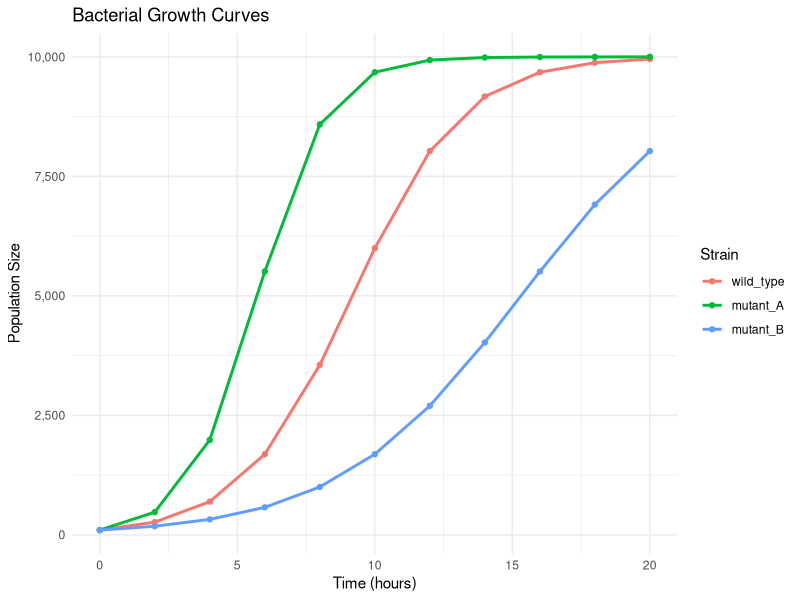

This figure's R source:
## ---- chunk 1
#| label: setup
#| include: false
library(tidyverse)
library(data.table)
theme_set(theme_minimal())
## ---- chunk 2
#| label: gc-content-basic

gc_content = function(sequence) {
  # Convert to uppercase for consistency
  seq_upper = toupper(sequence)

  # Count G and C bases
  gc_count = str_count(seq_upper, "[GC]")

  # Calculate total length (excluding any non-ATGC characters)
  total_bases = str_count(seq_upper, "[ATGC]")

  # Return GC proportion
  gc_count / total_bases
}
## ---- chunk 3
#| label: gc-test

gc_content("ATGCGATCGATCG")
gc_content("atgcGATCgatcg")  # Works with mixed case
gc_content("AAAAAATTTTTT")   # Low GC content
gc_content("GGGGGGCCCCCC")   # High GC content
## ---- chunk 4
#| label: gc-content-explicit

gc_content = function(sequence) {
  seq_upper = toupper(sequence)
  gc_count = str_count(seq_upper, "[GC]")
  total_bases = str_count(seq_upper, "[ATGC]")
  gc_proportion = gc_count / total_bases

  return(gc_proportion)  # Explicit return
}
## ---- chunk 5
#| label: gc-content-detailed

gc_content_detailed = function(sequence) {
  seq_upper = toupper(sequence)

  # Count each base
  a_count = str_count(seq_upper, "A")
  t_count = str_count(seq_upper, "T")
  g_count = str_count(seq_upper, "G")
  c_count = str_count(seq_upper, "C")

  total = a_count + t_count + g_count + c_count
  gc_prop = (g_count + c_count) / total

  # Return as a data frame
  result = tibble(
    sequence = sequence,
    length = total,
    A = a_count,
    T = t_count,
    G = g_count,
    C = c_count,
    gc_content = round(gc_prop, 4)
  )

  return(result)
}

gc_content_detailed("ATGCGATCGATCGATCG")
## ---- chunk 6
#| label: gc-with-defaults

gc_content = function(sequence, digits = 4) {
  seq_upper = toupper(sequence)
  gc_count = str_count(seq_upper, "[GC]")
  total_bases = str_count(seq_upper, "[ATGC]")
  gc_proportion = gc_count / total_bases

  return(round(gc_proportion, digits))
}

gc_content("ATGCGATCGATCG")       # Uses default 4 digits
gc_content("ATGCGATCGATCG", 2)    # Override to 2 digits
## ---- chunk 7
#| label: scoping-demo

test_function = function(x) {
  internal_var = x * 2  # This stays inside the function
  return(internal_var)
}

result = test_function(5)
result

# Try to access internal_var - it doesn't exist in the global environment
# internal_var  # Would produce an error
## ---- chunk 8
#| label: enzyme-kinetics

# Calculate enzyme velocity using Michaelis-Menten kinetics
enzyme_velocity = function(substrate, vmax, km, inhibitor = NULL, ki = NULL) {

  if (is.null(inhibitor)) {
    # No inhibitor: standard Michaelis-Menten
    velocity = (vmax * substrate) / (km + substrate)
  } else {
    # Competitive inhibition
    if (is.null(ki)) {
      stop("If inhibitor concentration is provided, ki must also be specified")
    }
    apparent_km = km * (1 + inhibitor / ki)
    velocity = (vmax * substrate) / (apparent_km + substrate)
  }

  return(velocity)
}

# Test without inhibitor
enzyme_velocity(substrate = 10, vmax = 100, km = 5)

# Test with inhibitor
enzyme_velocity(substrate = 10, vmax = 100, km = 5, inhibitor = 2, ki = 3)
## ---- chunk 9
#| label: classify-expression

# Classify gene expression fold changes
classify_expression = function(fold_change) {
  category = case_when(
    fold_change >= 2 ~ "strongly_upregulated",
    fold_change >= 1.5 ~ "upregulated",
    fold_change <= 0.5 ~ "strongly_downregulated",
    fold_change <= 0.67 ~ "downregulated",
    TRUE ~ "unchanged"
  )
  return(category)
}

# Test with a vector of fold changes
fold_changes = c(0.3, 0.6, 1.0, 1.6, 2.5)
classify_expression(fold_changes)
## ---- chunk 10
#| label: classify-expression-dt

classify_expression_dt = function(fold_change) {
  fcase(
    fold_change >= 2, "strongly_upregulated",
    fold_change >= 1.5, "upregulated",
    fold_change <= 0.5, "strongly_downregulated",
    fold_change <= 0.67, "downregulated",
    default = "unchanged"
  )
}

classify_expression_dt(fold_changes)
## ---- chunk 11
#| label: for-loop-example

# Calculate GC content for multiple sequences
sequences = c("ATGCGATCG", "GGGGCCCC", "AAAATTTT", "ATATATAT")

# Using a for loop
gc_results = NULL
for (i in 1:length(sequences)) {
  gc_results[i] = gc_content(sequences[i])
}
gc_results
## ---- chunk 12
#| label: lapply-example

# Much cleaner!
gc_results = lapply(sequences, gc_content)
gc_results
## ---- chunk 13
#| label: sapply-example

gc_results = sapply(sequences, gc_content)
gc_results
## ---- chunk 14
#| label: lapply-bind

lapply(sequences, gc_content_detailed) %>%
  bind_rows()
## ---- chunk 15
#| label: purrr-example

# map() returns a list (like lapply)
map(sequences, gc_content)

# map_dbl() returns a numeric vector
map_dbl(sequences, gc_content)

# map_df() returns a data frame
map_df(sequences, gc_content_detailed)
## ---- chunk 16
#| label: named-function

# Define a function for processing protein sequences
analyze_protein = function(sequence) {
  seq_upper = toupper(sequence)
  length = nchar(seq_upper)

  # Count hydrophobic residues (simplified)
  hydrophobic = str_count(seq_upper, "[AILMFVPW]")

  # Count charged residues
  charged = str_count(seq_upper, "[DEKRH]")

  tibble(
    sequence = sequence,
    length = length,
    hydrophobic_pct = round(hydrophobic / length * 100, 1),
    charged_pct = round(charged / length * 100, 1)
  )
}

# Some sample protein sequences
proteins = c(
  "MKTAYIAKQRQISFVKSHFSRQLEERLGLIEVQAPILSRVGDGTQDNLSGAEKAVQVKVKALPDAQFEVVHSLAKWKRQQIAAALEHHHHHH",
  "MVLSPADKTNVKAAWGKVGAHAGEYGAEALERMFLSFPTTKTYFPHFDLSH",
  "GLSDGEWQQVLNVWGKVEADIAGHGQEVLIRLFTGHPETLEKFDKFKHLKTEAEMKASEDLKKHGTVVLTALGGILKKKGHHEAELKPLAQSHATKHKIPIKYLEFISDAIIHVLHSKHPGDFGADAQGAMTKALELFRNDIAAKYKELGFQG"
)

# Apply to all proteins
map_df(proteins, analyze_protein)
## ---- chunk 17
#| label: pmap-example

# Simulate growth curves with different parameters
simulate_growth = function(time, k, n0, carrying_capacity) {
  # Logistic growth model
  n = carrying_capacity / (1 + ((carrying_capacity - n0) / n0) * exp(-k * time))

  tibble(
    time = time,
    k = k,
    n0 = n0,
    K = carrying_capacity,
    population = round(n, 0)
  )
}

# Parameters for different bacterial strains
params = tibble(
  k = c(0.5, 0.8, 0.3),              # Growth rates
  n0 = c(100, 50, 200),              # Initial populations
  carrying_capacity = c(10000, 15000, 8000)  # Carrying capacities
)

# Run simulations for each strain at time = 10
pmap_df(params, ~simulate_growth(time = 10, k = ..1, n0 = ..2, carrying_capacity = ..3))
## ---- chunk 18
#| label: df-inputs

# Create all parameter combinations
simulation_params = expand.grid(
  time = seq(0, 20, by = 2),
  strain = c("wild_type", "mutant_A", "mutant_B")
) %>%
  as_tibble() %>%
  mutate(
    k = case_when(
      strain == "wild_type" ~ 0.5,
      strain == "mutant_A" ~ 0.8,
      strain == "mutant_B" ~ 0.3
    ),
    n0 = 100,
    carrying_capacity = 10000
  )

# Function that takes a row of parameters
run_simulation = function(row_data) {
  simulate_growth(
    time = row_data$time,
    k = row_data$k,
    n0 = row_data$n0,
    carrying_capacity = row_data$carrying_capacity
  ) %>%
    mutate(strain = row_data$strain)
}

# Run all simulations
results = map_df(1:nrow(simulation_params), function(i) {
  run_simulation(simulation_params[i, ])
})

# Plot the results
ggplot(results, aes(x = time, y = population, color = strain)) +
  geom_line(linewidth = 1) +
  geom_point() +
  labs(
    title = "Bacterial Growth Curves",
    x = "Time (hours)",
    y = "Population Size",
    color = "Strain"
  ) +
  scale_y_continuous(labels = scales::comma)
## ---- chunk 19
#| label: documented-function

# Calculate the melting temperature of a DNA primer
#
# Uses the Wallace rule for short oligonucleotides (<14 bp)
# or the nearest-neighbor method for longer sequences
#
# Arguments:
#   sequence: DNA sequence (string of A, T, G, C)
#   method: "wallace" or "nearest_neighbor"
#
# Returns:
#   Melting temperature in degrees Celsius

calculate_tm = function(sequence, method = "wallace") {
  seq_upper = toupper(sequence)
  length = nchar(seq_upper)

  a_count = str_count(seq_upper, "A")
  t_count = str_count(seq_upper, "T")
  g_count = str_count(seq_upper, "G")
  c_count = str_count(seq_upper, "C")

  if (method == "wallace" || length < 14) {
    # Wallace rule: Tm = 2(A+T) + 4(G+C)
    tm = 2 * (a_count + t_count) + 4 * (g_count + c_count)
  } else {
    # Simplified nearest-neighbor approximation
    tm = 64.9 + 41 * (g_count + c_count - 16.4) / length
  }

  return(tm)
}

calculate_tm("ATGCGATCGATCG")
## ---- chunk 20
#| label: input-validation

gc_content_safe = function(sequence) {
  # Check input type
  if (!is.character(sequence)) {
    stop("Sequence must be a character string")
  }

  # Check for valid DNA characters
  seq_upper = toupper(sequence)
  invalid_chars = str_remove_all(seq_upper, "[ATGCN]")
  if (nchar(invalid_chars) > 0) {
    warning(paste("Invalid characters removed:", invalid_chars))
  }

  gc_count = str_count(seq_upper, "[GC]")
  total_bases = str_count(seq_upper, "[ATGC]")

  if (total_bases == 0) {
    stop("No valid DNA bases found in sequence")
  }

  return(gc_count / total_bases)
}

gc_content_safe("ATGCGATCG")     # Works fine
gc_content_safe("ATGCXYZGATCG")  # Warning about invalid characters
## ---- chunk 21
#| label: focused-functions

# Instead of one giant function, break it up:

# Step 1: Clean the sequence
clean_sequence = function(seq) {
  seq %>%
    toupper() %>%
    str_remove_all("[^ATGC]")
}

# Step 2: Calculate base composition
base_composition = function(seq) {
  tibble(
    A = str_count(seq, "A"),
    T = str_count(seq, "T"),
    G = str_count(seq, "G"),
    C = str_count(seq, "C")
  )
}

# Step 3: Derive statistics
sequence_stats = function(composition) {
  total = sum(composition)
  composition %>%
    mutate(
      total = total,
      gc_content = (G + C) / total,
      at_content = (A + T) / total
    )
}

# Combine them in a pipeline
"atgcGATCgatcgNNNN" %>%
  clean_sequence() %>%
  base_composition() %>%
  sequence_stats()
